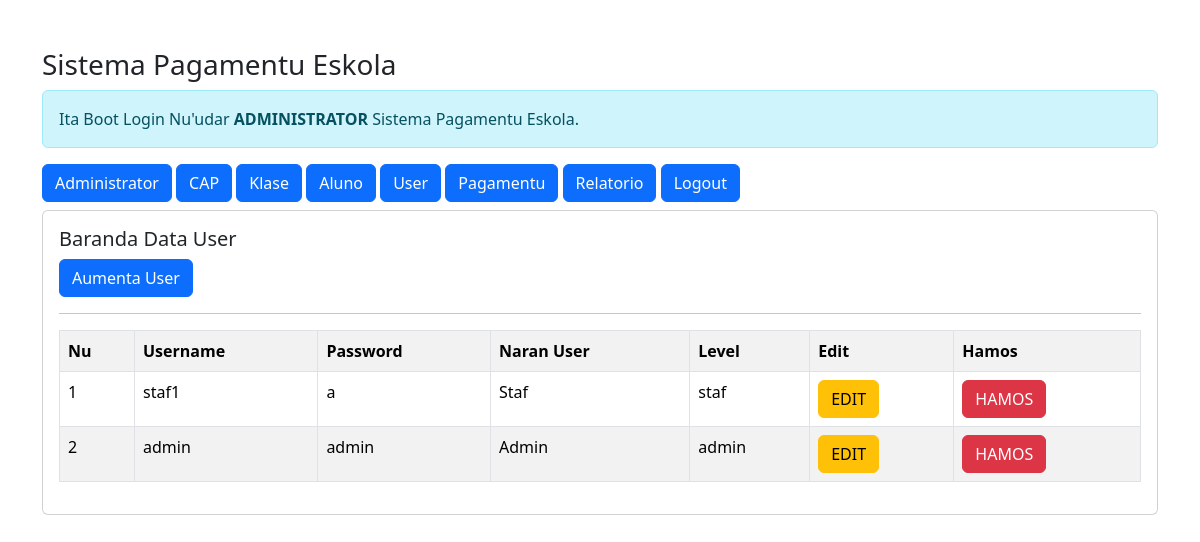
The app's page /admin/admin.php?url=staf (signed in) with its own data.
### tables this page shows
CREATE TABLE `staf` (
  `id_staf` int(11) NOT NULL,
  `username` varchar(25) NOT NULL,
  `password` varchar(32) NOT NULL,
  `naran_staf` varchar(35) NOT NULL,
  `level` enum('admin','staf') NOT NULL
);

### admin/staf.php (the view)
<h5>Baranda Data User</h5>
<a href="?url=aumenta-staf" class="btn btn-primary">Aumenta User</a>
<hr>
<table class="table table-striped table-bordered">
    <tr class="fw-bold">
        <td>Nu</td>
        <td>Username</td>
        <td>Password</td>
        <td>Naran User</td>
        <td>Level</td>
        <td>Edit</td>
        <td>Hamos</td>
    </tr>
    <?php
    include '../koneksaun.php';
    $no = 1;
    $sql = "SELECT*FROM staf ORDER BY id_staf DESC";
    $query = mysqli_query($koneksaun, $sql);
    foreach ($query as $data) { ?>
        <tr>
            <td><?= $no++; ?></td>
            <td><?= $data['username'] ?></td>
            <td><?= $data['password'] ?></td>
            <td><?= $data['naran_staf'] ?></td>
            <td><?= $data['level'] ?></td>
            <td>
                <a href="?url=edit-staf&id_staf=<?= $data['id_staf'] ?>" class='btn btn-warning'>EDIT</a>
            </td>
            <td>
                <a onclick="return confirm('Tebes Ita Hakarak Hamos Data')" href="?url=hamos-staf&id_staf=<?= $data['id_staf'] ?>" class='btn btn-danger'>HAMOS</a>
            </td>
        </tr>
    <?php } ?>
</table>

### records on screen
staf: username "staf1", password "a", naran_staf "Staf", level "staf"
staf: username "admin", password "admin", naran_staf "Admin", level "admin"
